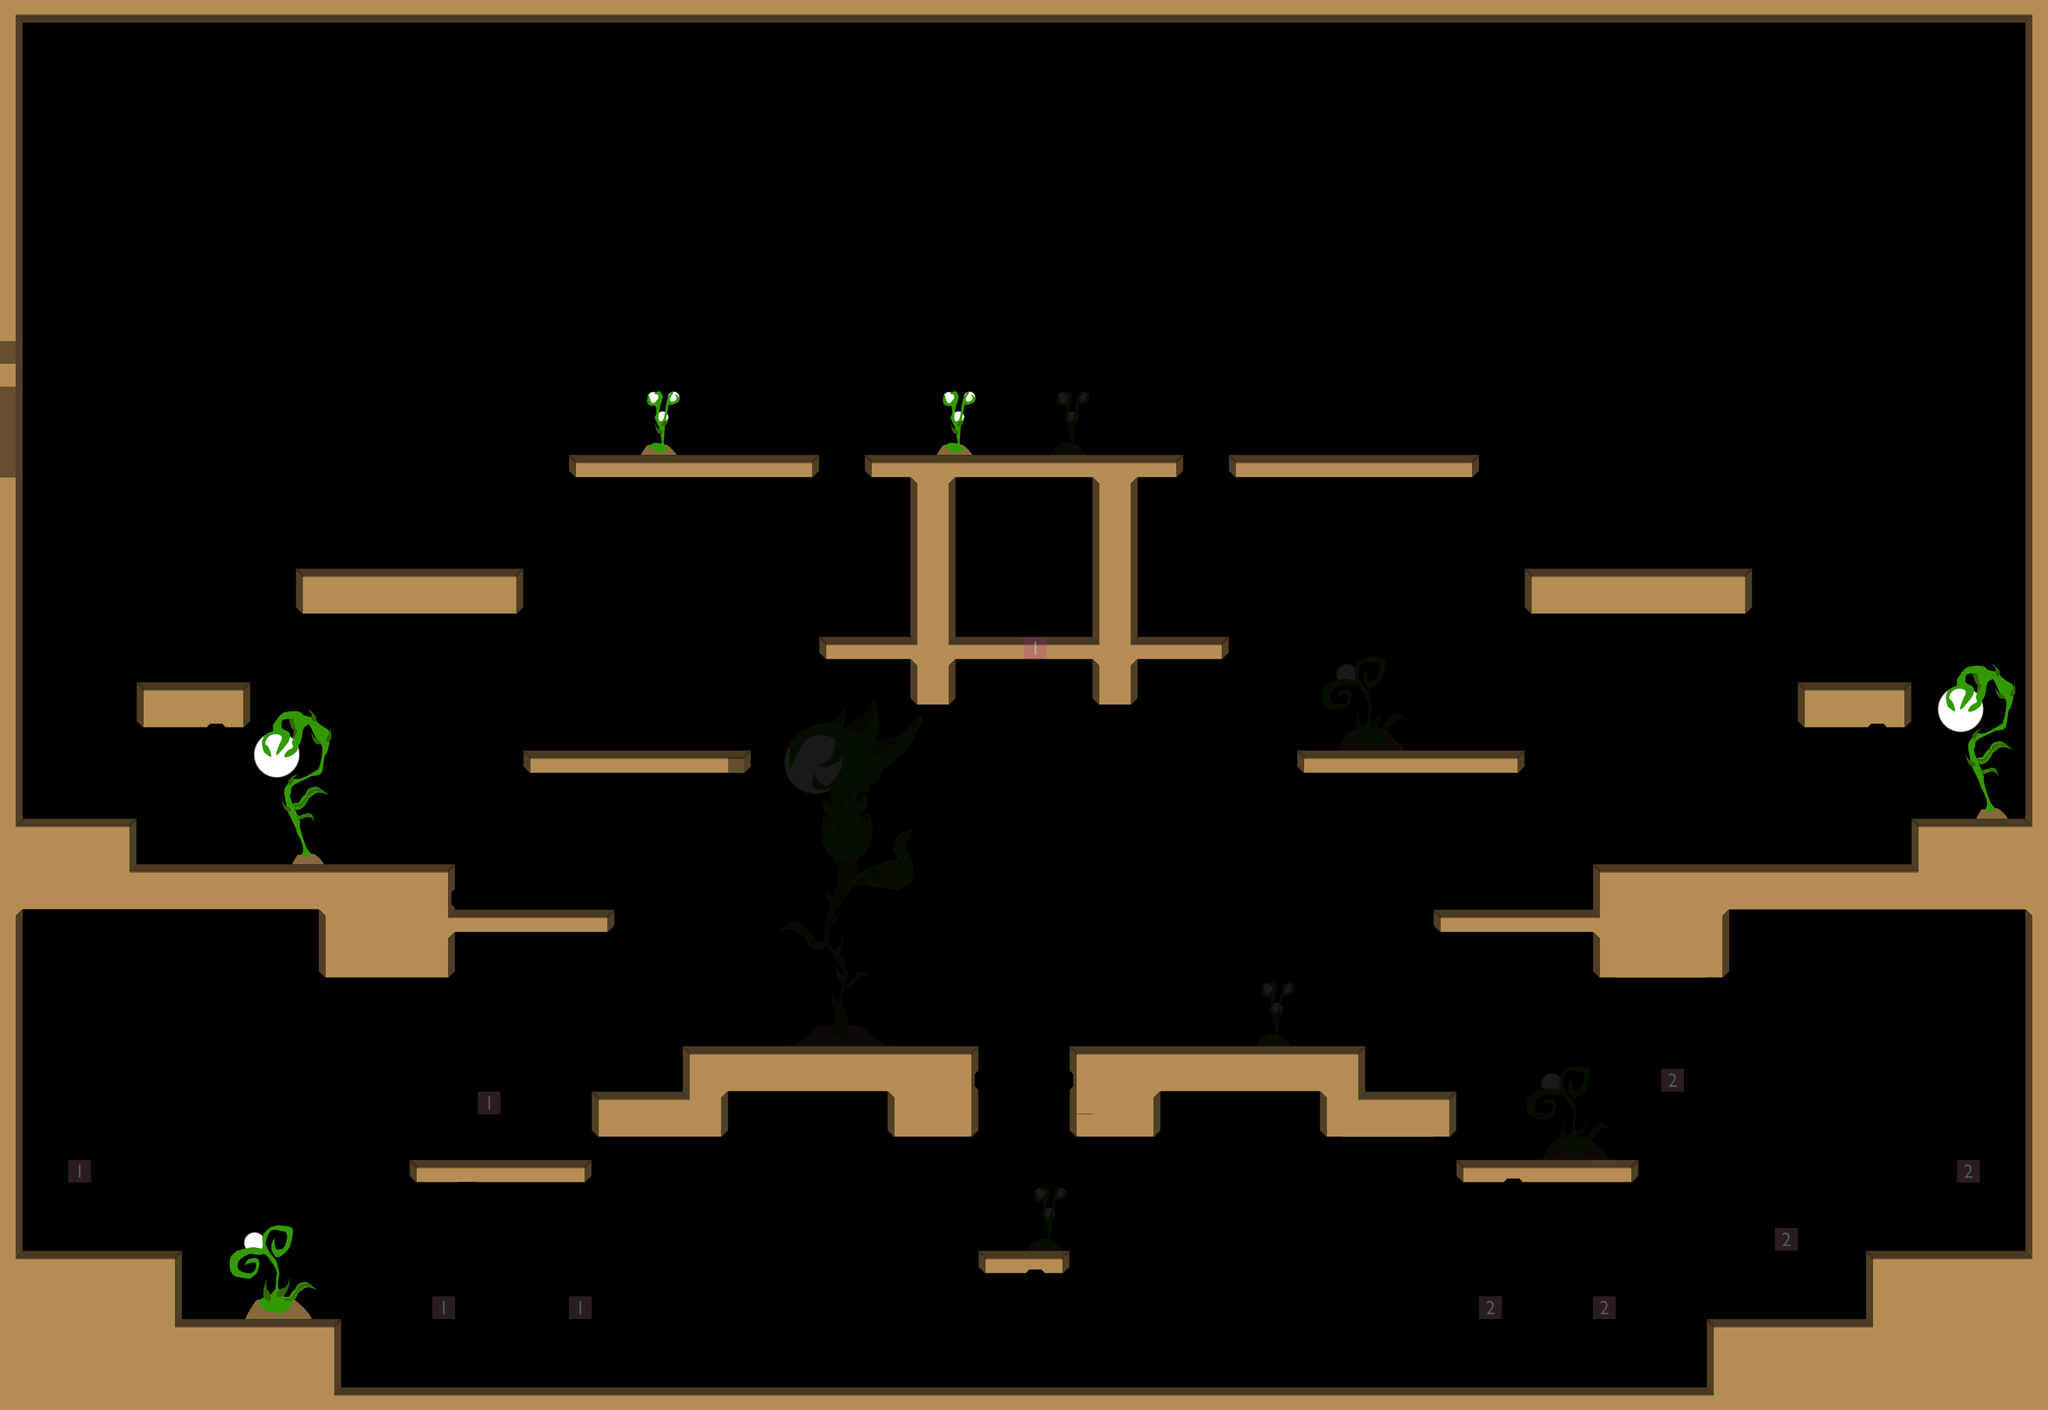

Tiled map render using the project's own tile images. Description and the map definition, with tile-layer contents summarised, below:
An orthogonal 90x62 tile map with 32x32 px tiles, 4 tile layers (Background, Collision, Foreground, Logic), 3 tilesets.

<map version="1.0" orientation="orthogonal" width="90" height="62" tilewidth="32" tileheight="32">
 <tileset firstgid="1" name="elemente_level_compact" tilewidth="32" tileheight="32">
  <image source="elemente_level_compact.png" />
 </tileset>
 <tileset firstgid="145" name="elemente_level_compact2" tilewidth="32" tileheight="32">
  <image source="elemente_level_compact2.png" />
 </tileset>
 <tileset firstgid="434" name="numbers" tilewidth="32" tileheight="32">
  <image source="numbers.png" />
 </tileset>
 <layer name="Background" width="90" height="62" opacity="0.1">
  <data>[5580 cells, 171 non-empty, 139 distinct tile ids]</data>
 </layer>
 <layer name="Collision" width="90" height="62" opacity="0.56">
  <data>[5580 cells, 858 non-empty, 47 distinct tile ids]</data>
 </layer>
 <layer name="Foreground" width="90" height="62">
  <data>[5580 cells, 936 non-empty, 81 distinct tile ids]</data>
 </layer>
 <layer name="Logic" width="90" height="62" opacity="0.37">
  <data>[5580 cells, 10 non-empty, 3 distinct tile ids]</data>
 </layer>
</map>
